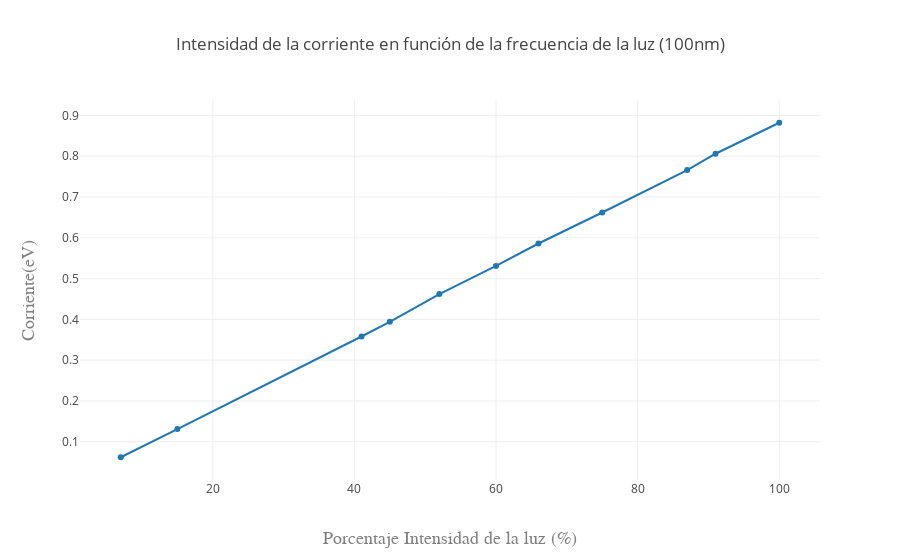

The notebook cell this image was saved under:
### Code cell
var datos = [
  { x: porcentaje_intensidad_luz, 
    y: energia_electron, 
    name: 'Datos Experimentales-SODIUM-',
   },
              
];
var layout = {
  title: ' Intensidad de la corriente en función de la frecuencia de la luz (100nm)',
  xaxis: { 
      title: 'Porcentaje Intensidad de la luz (%)',
    titlefont: { family: 'Courier New, monospace', size: 18, color: '#7f7f7f' }
    },
  yaxis: {
    title: 'Corriente(eV)',
     titlefont: {family: 'Courier New, monospace', size: 18, color: '#7f7f7f' }
    
  }
};
Plotly(datos, layout);

### Figure 1 — Plotly figure (JSON) as saved in the notebook; plotly's stock layout.template omitted (floating-point values rounded to 4 significant figures)
{"data": [{"x": [7, 15, 41, 45, 52, 60, 66, 75, 87, 91, 100], "y": [0.062, 0.131, 0.358, 0.394, 0.462, 0.531, 0.586, 0.662, 0.766, 0.806, 0.882], "name": "Datos Experimentales-SODIUM-"}], "layout": {"title": " Intensidad de la corriente en función de la frecuencia de la luz (100nm)", "xaxis": {"title": "Porcentaje Intensidad de la luz (%)", "titlefont": {"family": "Courier New, monospace", "size": 18, "color": "#7f7f7f"}}, "yaxis": {"title": "Corriente(eV)", "titlefont": {"family": "Courier New, monospace", "size": 18, "color": "#7f7f7f"}}}}
